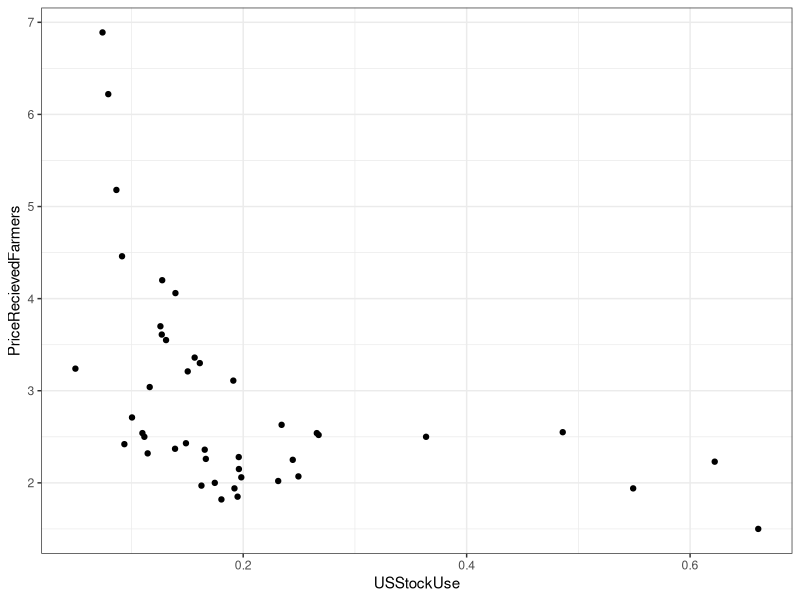
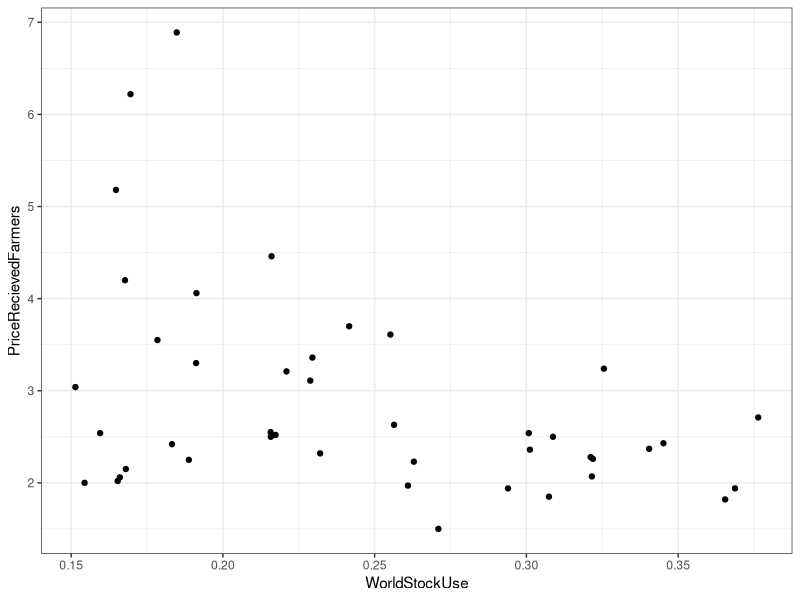

The R script that drew these images, in order:
## ---- chunk 1
knitr::opts_chunk$set(echo = TRUE, warning = FALSE, message = FALSE, cache = TRUE)

## ---- chunk 2
# install.packages('tibble')
library(tibble)
library(dplyr)
library(tidyr)
library(ggplot2)
stocks  <- read.csv('images/stocks.csv')
stocks  <- as_tibble(stocks)
stocks  <- mutate(stocks, USStockUse = USEndingStocks/USTotalUse, WorldStockUse = ROWEndingStocks/WorldTotalUse)

us      <- ggplot(stocks, aes(x = USStockUse, y = PriceRecievedFarmers)) + geom_point() + theme_bw()
us

ROW      <- ggplot(stocks, aes(x = WorldStockUse, y = PriceRecievedFarmers)) + geom_point() + theme_bw()
ROW
